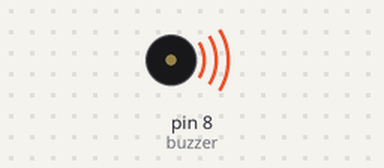
Bench run of a sketch on a simulated Arduino Uno, built with avr-gcc and run on an emulated ATmega328P. Shown: buzzer (waves = sounding).

Above: at 0.2 s.
Timing chart, 0 to 3.0 s (numbered marks = the images above):
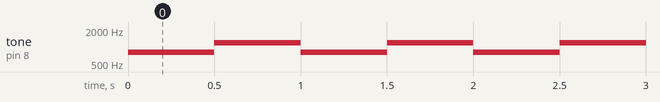

The sketch:

Active_Buzzer_Emergency_Alarm.ino
```cpp
int buzzer = 8;

void setup() {
  pinMode(buzzer, OUTPUT);
}

void loop() {
  tone(buzzer, 800);
  delay(500);

  tone(buzzer, 1200);
  delay(500);
}
```

Measured:
- by itself, tone on pin 8 (buzzer): alternates 1200 Hz for 0.50 s and 800 Hz for 0.50 s
